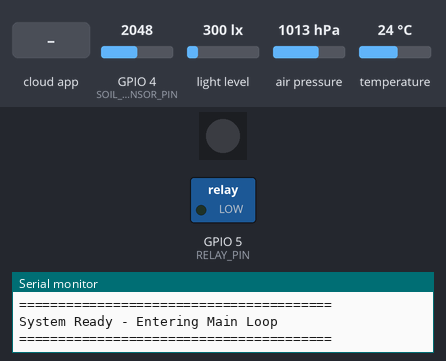
Bench run of a program on a simulated ESP32-S3. Shown: 1 RGB LEDs in strip order, left to right, switched loads named in the program (green lamp = pin HIGH), the last lines printed to the serial monitor. The inputs (shaded band) are chosen by the test bench; at power-on: GPIO 4 (SOIL_SENSOR_PIN) = 2048, light level 300 lx, air pressure 1013 hPa, temperature 24 °C. Dim RGB values are drawn brighter than linear; WiFi joins after 1.5 s; servers stay silent unless stated; the Firebase database answers and starts empty.

Above: at 4.8 s.
4.9 s: the phone or cloud app sets water_15s to 1
At 16.16 s:
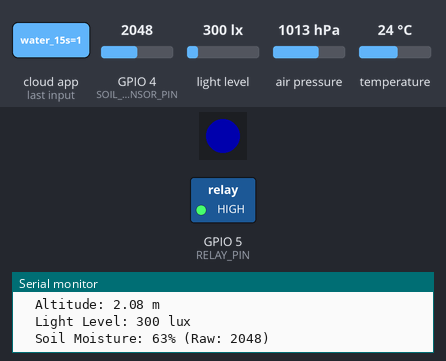
33.2 s: the phone or cloud app sets water_pump to 1
At 35.0 s:
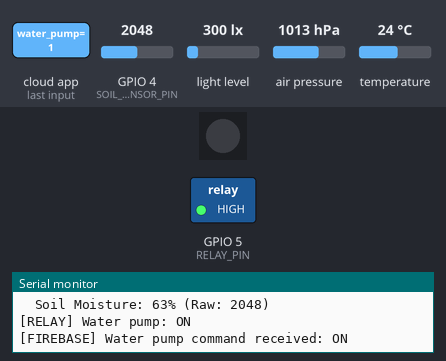
47.2 s: the phone or cloud app sets water_pump to 0
At 61.17 s:
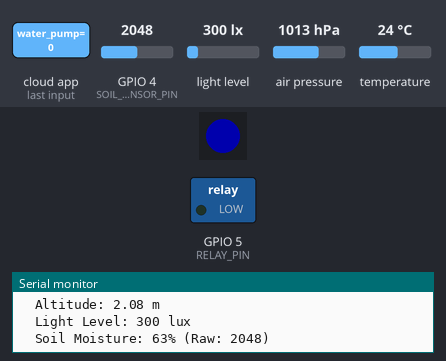
Timing chart, 0 to 62.2 s (numbered marks = the images above; inputs shaded):
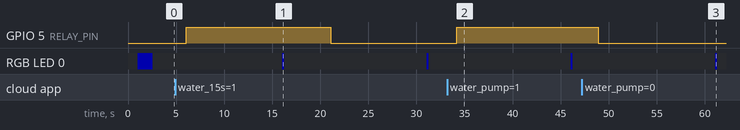

The program:

main.cpp
```cpp
/**
 * ESP32-S3 Smart Greenhouse with Firebase & WiFiManager
 *
 * Features:
 * - Dynamic WiFi configuration via captive portal
 * - Firebase Realtime Database integration
 * - BMP280 (Temperature, Pressure, Humidity)
 * - BH1750 (Light Intensity)
 * - Soil Moisture Sensor
 * - Water Pump Relay Control
 * - WiFi Reset via BOOT button (5s hold)
 *
 * Hardware Connections:
 * - BMP280: SDA=16, SCL=17, I2C Addr=0x76
 * - BH1750: SDA=8, SCL=9, I2C Addr=0x23
 * - Soil Sensor: Analog GPIO 4
 * - Relay: GPIO 5 (Active HIGH)
 * - BOOT Button: GPIO 0
 */

#include <Arduino.h>
#include <WiFi.h>
/*
 *  Smart Greenhouse for ESP32-S3
 *  Copyright (c) 2025 mimis.dev
 *  All rights reserved.
 *
 *  Developed by mimis.dev
 *  Hardware: ESP32-S3 DevKitC-1, BMP280, BH1750, Soil Sensor, Relay, RGB LED, BOOT Button
 *  Features: WiFiManager, Firebase RTDB, Auto-watering, History, Watchdog, Memory Management
 */
#include <Firebase_ESP_Client.h>
#include "addons/TokenHelper.h"
#include "addons/RTDBHelper.h"
#include <Wire.h>
#include <Adafruit_BMP280.h>
#include <BH1750.h>
#include <WiFiManager.h>
#include <Adafruit_NeoPixel.h>

// ========== PIN DEFINITIONS ==========
#define BMP280_SDA 16
#define BMP280_SCL 17
#define BH1750_SDA 8
#define BH1750_SCL 9
#define SOIL_SENSOR_PIN 4
#define RELAY_PIN 5
#define BOOT_BUTTON_PIN 0
#define RGB_LED_PIN 48  // WS2812 RGB LED on ESP32-S3 DevKitC-1

// ========== SENSOR CALIBRATION ==========
#define SOIL_DRY_VALUE 3285  // Ξηρό (στον αέρα/ξύλο) - Βασισμένο στις μετρήσεις
#define SOIL_WET_VALUE 1300  // Βρεγμένο χώμα (στο νερό)

// ========== TIMING CONSTANTS ==========
#define SENSOR_READ_INTERVAL 15000   // 15 seconds (production)
#define FIREBASE_CHECK_INTERVAL 2000 // 2 seconds
#define BUTTON_HOLD_TIME 5000        // 5 seconds for WiFi reset
#define DEBOUNCE_DELAY 50            // 50ms debounce

// ========== FIREBASE CONFIG ==========
// REPLACE WITH YOUR FIREBASE CREDENTIALS
#define FIREBASE_HOST "smartgreenhouse-fb494-default-rtdb.firebaseio.com"
#define FIREBASE_AUTH "4JH5iFyDrTQxA6qR1x4iKiQNrCaAH3ZdrqMEpHOT"

// ========== GLOBAL OBJECTS ==========
Adafruit_BMP280 bmp;
BH1750 lightMeter;
WiFiManager wm;

FirebaseData fbdo;
FirebaseAuth auth;
FirebaseConfig config;

// ========== STATE VARIABLES ==========
unsigned long lastSensorRead = 0;
unsigned long lastFirebaseCheck = 0;
unsigned long lastHistoryUpload = 0;
unsigned long lastWiFiCheck = 0;
unsigned long wifiDisconnectedSince = 0;
unsigned long buttonPressStart = 0;
bool buttonPressed = false;
bool firebaseReady = false;
bool relayState = false;
bool autoWateringEnabled = false;
int moistureThreshold = 30;
unsigned long pumpStartTime = 0;
unsigned long pumpDuration = 0;
bool pumpTimerActive = false;
unsigned long lastAutoWatering = 0;
#define AUTO_WATERING_COOLDOWN 60000  // 1 minute between auto-watering cycles
#define HISTORY_UPLOAD_INTERVAL 30000  // Upload to Firebase history every 30 seconds

// ========== SENSOR DATA STRUCTURE ==========
struct SensorData {
    float temperature;
    float pressure;
    float altitude;
    uint16_t lightLevel;
    int soilMoisture;
    int soilRaw;
};

SensorData sensors;

// ========== RGB LED ==========
Adafruit_NeoPixel rgbLED(1, RGB_LED_PIN, NEO_GRB + NEO_KHZ800);

// ========== FUNCTION PROTOTYPES ==========
void initializeSerial();
void initializeSensors();
void initializeRelay();
void initializeWiFi();
void initializeFirebase();
void readSensors();
void uploadSensorsToFirebase();
void checkFirebaseCommands();
void controlRelay(bool state);
void checkButtonForReset();
void startPumpTimer(unsigned long duration);
void stopPumpTimer();
int mapSoilMoisture(int raw);
void flashRGBLED(uint8_t r, uint8_t g, uint8_t b, int duration);
void wifiWatchdog();

// ========== SETUP ==========
void setup() {
    pinMode(RELAY_PIN, OUTPUT);
    digitalWrite(RELAY_PIN, LOW); // Safety: relay OFF on boot
    relayState = false;

    initializeSerial();
    Serial.println("\n\n========================================");
    Serial.println("ESP32-S3 Smart Greenhouse - Production");
    Serial.println("========================================\n");

    // Power stability: keep WiFi radio always on
    WiFi.setSleep(false);

    rgbLED.begin();
    rgbLED.setBrightness(50);
    rgbLED.setPixelColor(0, rgbLED.Color(0, 0, 255));
    rgbLED.show();

    initializeRelay();
    initializeSensors();
    initializeWiFi();
    initializeFirebase();

    Serial.println("\n========================================");
    Serial.println("System Ready - Entering Main Loop");
    Serial.println("========================================\n");
}

// ========== MAIN LOOP ==========
void loop() {
    unsigned long now = millis();

    // WiFi Watchdog: restart if disconnected > 1 min
    wifiWatchdog();

    // Pump timer logic
    if (pumpTimerActive) {
        unsigned long elapsed = now - pumpStartTime;
        if (elapsed >= pumpDuration) {
            stopPumpTimer();
        } else {
            static unsigned long lastTimerUpdate = 0;
            if (now - lastTimerUpdate >= 1000) {
                lastTimerUpdate = now;
                unsigned long remaining = (pumpDuration - elapsed) / 1000;
                if (firebaseReady && Firebase.ready()) {
                    Firebase.RTDB.setInt(&fbdo, "/greenhouse/status/pump_timer_remaining", remaining);
                }
            }
        }
    }

    // Sensor read/upload
    if (now - lastSensorRead >= SENSOR_READ_INTERVAL) {
        lastSensorRead = now;
        readSensors();
        uploadSensorsToFirebase();

        // Auto-watering logic
        if (autoWateringEnabled) {
            if (sensors.soilMoisture < moistureThreshold) {
                if (!pumpTimerActive) {
                    if (now - lastAutoWatering >= AUTO_WATERING_COOLDOWN || lastAutoWatering == 0) {
                        startPumpTimer(15000); // 15 seconds
                        lastAutoWatering = now;
                    }
                }
            }
        }
    }

    // Firebase commands
    if (now - lastFirebaseCheck >= FIREBASE_CHECK_INTERVAL) {
        lastFirebaseCheck = now;
        checkFirebaseCommands();
    }

    // WiFi reset button
    checkButtonForReset();

    vTaskDelay(pdMS_TO_TICKS(10));
}

// ========== INITIALIZATION FUNCTIONS ==========

void initializeSerial() {
    Serial.begin(115200);
    delay(1000);
}

void initializeSensors() {
    Serial.println("[INIT] Initializing Sensors...");

    // Initialize BMP280 I2C (Wire on custom pins)
    Wire.begin(BMP280_SDA, BMP280_SCL);
    if (!bmp.begin(0x76)) {
        Serial.println("[ERROR] BMP280 not found! Check wiring.");
        Serial.println("[INFO] System will continue without BMP280.");
    } else {
        bmp.setSampling(Adafruit_BMP280::MODE_NORMAL,
                       Adafruit_BMP280::SAMPLING_X2,
                       Adafruit_BMP280::SAMPLING_X16,
                       Adafruit_BMP280::FILTER_X16,
                       Adafruit_BMP280::STANDBY_MS_500);
        Serial.println("[OK] BMP280 initialized");
    }

    // Initialize BH1750 I2C (Wire1 on custom pins)
    Wire1.begin(BH1750_SDA, BH1750_SCL);
    if (lightMeter.begin(BH1750::CONTINUOUS_HIGH_RES_MODE, 0x23, &Wire1)) {
        Serial.println("[OK] BH1750 initialized");
    } else {
        Serial.println("[ERROR] BH1750 not found! Check wiring.");
        Serial.println("[INFO] System will continue without BH1750.");
    }

    // Initialize Soil Sensor (Analog)
    pinMode(SOIL_SENSOR_PIN, INPUT);
    Serial.println("[OK] Soil Moisture Sensor initialized");

    Serial.println("[OK] All sensors initialized\n");
}

void initializeRelay() {
    pinMode(RELAY_PIN, OUTPUT);
    digitalWrite(RELAY_PIN, LOW);
    relayState = false;
    Serial.println("[OK] Relay initialized (OFF)\n");
}

void initializeWiFi() {
    Serial.println("[INIT] Starting WiFiManager...");
    Serial.println("[INFO] If not connected, AP 'Greenhouse_Connect' will start");
    Serial.println("[INFO] Hold BOOT button for 5s to reset WiFi settings\n");

    // Configure button for WiFi reset
    pinMode(BOOT_BUTTON_PIN, INPUT_PULLUP);

    // WiFiManager configuration
    wm.setConfigPortalTimeout(180); // 3 minutes timeout
    wm.setConnectTimeout(30);       // 30 seconds to connect

    // Blocking call - will start AP if needed
    if (!wm.autoConnect("Greenhouse_Connect")) {
        Serial.println("[ERROR] Failed to connect and timeout occurred");
        Serial.println("[INFO] Restarting ESP32...");
        delay(3000);
        ESP.restart();
    }

    // WiFi Connected
    Serial.println("\n[OK] WiFi Connected!");
    Serial.print("[INFO] IP Address: ");
    Serial.println(WiFi.localIP());
    Serial.print("[INFO] Signal Strength: ");
    Serial.print(WiFi.RSSI());
    Serial.println(" dBm\n");

    // Set RGB LED to off after WiFi connected (will blink blue on activity)
    rgbLED.setPixelColor(0, rgbLED.Color(0, 0, 0));  // Off
    rgbLED.show();
}

void initializeFirebase() {
    Serial.println("[INIT] Connecting to Firebase...");

    // Configure Firebase
    config.host = FIREBASE_HOST;
    config.signer.tokens.legacy_token = FIREBASE_AUTH;

    // Set timeouts
    config.timeout.serverResponse = 10 * 1000;

    // Initialize Firebase
    Firebase.begin(&config, &auth);
    Firebase.reconnectWiFi(true);

    // Set buffer sizes for larger payloads
    fbdo.setBSSLBufferSize(1024, 1024);

    // Test connection
    Serial.println("[INFO] Testing Firebase connection...");
    if (Firebase.ready()) {
        firebaseReady = true;
        Serial.println("[OK] Firebase connected successfully!\n");

        // Set initial system status
        Firebase.RTDB.setString(&fbdo, "/greenhouse/system/status", "online");
        Firebase.RTDB.setString(&fbdo, "/greenhouse/system/device", "ESP32-S3");
        Firebase.RTDB.setInt(&fbdo, "/greenhouse/system/startup_time", millis());

        // Read or set default moisture threshold
        if (Firebase.RTDB.getInt(&fbdo, "/greenhouse/controls/moisture_threshold")) {
            if (fbdo.dataType() == "int") {
                int savedThreshold = fbdo.intData();
                if (savedThreshold > 0 && savedThreshold <= 100) {
                    moistureThreshold = savedThreshold;
                    Serial.printf("[FIREBASE] Loaded moisture threshold: %d%%\n", moistureThreshold);
                } else {
                    Firebase.RTDB.setInt(&fbdo, "/greenhouse/controls/moisture_threshold", moistureThreshold);
                    Serial.printf("[FIREBASE] Set default moisture threshold: %d%%\n", moistureThreshold);
                }
            }
        } else {
            Firebase.RTDB.setInt(&fbdo, "/greenhouse/controls/moisture_threshold", moistureThreshold);
            Serial.printf("[FIREBASE] Set default moisture threshold: %d%%\n", moistureThreshold);
        }

        // Read auto-watering mode or set default (disabled)
        if (Firebase.RTDB.getInt(&fbdo, "/greenhouse/controls/auto_mode")) {
            if (fbdo.dataType() == "int") {
                autoWateringEnabled = (fbdo.intData() == 1);
                Serial.printf("[FIREBASE] Auto-watering mode: %s\n", autoWateringEnabled ? "ENABLED" : "DISABLED");
            }
        } else {
            Firebase.RTDB.setInt(&fbdo, "/greenhouse/controls/auto_mode", 0);
        }

        Firebase.RTDB.setInt(&fbdo, "/greenhouse/controls/water_15s", 0);
    } else {
        Serial.println("[ERROR] Firebase connection failed!");
        Serial.printf("[ERROR] Reason: %s\n\n", fbdo.errorReason().c_str());
        firebaseReady = false;
    }
}

// ========== SENSOR FUNCTIONS ==========

void readSensors() {
    Serial.println("[SENSOR] Reading sensors...");

    // Read BMP280
    sensors.temperature = bmp.readTemperature();
    sensors.pressure = bmp.readPressure() / 100.0F; // Convert to hPa
    sensors.altitude = bmp.readAltitude(1013.25);

    // Read BH1750
    sensors.lightLevel = lightMeter.readLightLevel();

    // Read Soil Moisture
    sensors.soilRaw = analogRead(SOIL_SENSOR_PIN);
    sensors.soilMoisture = mapSoilMoisture(sensors.soilRaw);

    // Print sensor values
    Serial.printf("  Temperature: %.2f °C\n", sensors.temperature);
    Serial.printf("  Pressure: %.2f hPa\n", sensors.pressure);
    Serial.printf("  Altitude: %.2f m\n", sensors.altitude);
    Serial.printf("  Light Level: %d lux\n", sensors.lightLevel);
    Serial.printf("  Soil Moisture: %d%% (Raw: %d)\n", sensors.soilMoisture, sensors.soilRaw);
    Serial.println();
}

int mapSoilMoisture(int raw) {
    // Map raw value to 0-100%
    // Lower raw value = more moisture (wet)
    // Higher raw value = less moisture (dry)
    int moisture = map(raw, SOIL_WET_VALUE, SOIL_DRY_VALUE, 100, 0);
    moisture = constrain(moisture, 0, 100);
    return moisture;
}

// ========== FIREBASE FUNCTIONS ==========

void uploadSensorsToFirebase() {
    if (!firebaseReady || !Firebase.ready()) return;
    bool success = true;
    if (!Firebase.RTDB.setFloat(&fbdo, "/greenhouse/sensors/temperature", sensors.temperature)) success = false;
    if (!Firebase.RTDB.setFloat(&fbdo, "/greenhouse/sensors/pressure", sensors.pressure)) success = false;
    if (!Firebase.RTDB.setFloat(&fbdo, "/greenhouse/sensors/altitude", sensors.altitude)) success = false;
    if (!Firebase.RTDB.setInt(&fbdo, "/greenhouse/sensors/light", sensors.lightLevel)) success = false;
    if (!Firebase.RTDB.setInt(&fbdo, "/greenhouse/sensors/soil_moisture", sensors.soilMoisture)) success = false;
    if (!Firebase.RTDB.setInt(&fbdo, "/greenhouse/sensors/soil_raw", sensors.soilRaw)) success = false;
    if (!Firebase.RTDB.setInt(&fbdo, "/greenhouse/sensors/timestamp", millis())) success = false;

    // Flash RGB LED blue όταν όλα ανέβουν επιτυχώς
    if (success) {
        flashRGBLED(0, 0, 255, 200);  // Blue flash για 200ms
    }

    // History upload every 30s
    if (millis() - lastHistoryUpload >= HISTORY_UPLOAD_INTERVAL) {
        lastHistoryUpload = millis();
        String historyPath = "/greenhouse/history";
        FirebaseJson json;
        json.set("soil_moisture", sensors.soilMoisture);
        json.set("temperature", sensors.temperature);
        json.set("light", sensors.lightLevel);
        json.set(".sv", "timestamp");
        Firebase.RTDB.pushJSON(&fbdo, historyPath, &json);

        // --- Automatic cleanup: delete history older than 24h ---
        unsigned long now = millis();
        unsigned long cutoff = (Firebase.getCurrentTime() / 1000) - 86400; // 24h ago (in seconds)
        if (Firebase.RTDB.getJSON(&fbdo, historyPath)) {
            FirebaseJson& historyJson = fbdo.jsonObject();
            std::vector<String> keysToDelete;
            size_t count = historyJson.iteratorBegin();
            FirebaseJsonData entry;
            for (size_t i = 0; i < count; i++) {
                int type = 0;
                String key, value;
                historyJson.iteratorGet(i, type, key, value);
                String keyStr = String(key);
                String path = String(historyPath) + String("/") + keyStr;
                historyJson.get(entry, path + String("/timestamp"));
                if (entry.type == "int" && entry.intValue < cutoff) {
                    keysToDelete.push_back(key);
                }
            }
            historyJson.iteratorEnd();
            for (const auto& key : keysToDelete) {
                String keyStr = String(key);
                String path = String(historyPath) + String("/") + keyStr;
                Firebase.RTDB.deleteNode(&fbdo, path);
            }
        }
    }
    fbdo.clear(); // CRITICAL: free SSL/JSON memory
}

// Check Firebase for remote commands
void checkFirebaseCommands() {
    if (!firebaseReady || !Firebase.ready()) {
        return;
    }

    // Check auto-watering mode
    if (Firebase.RTDB.getInt(&fbdo, "/greenhouse/controls/auto_mode")) {
        if (fbdo.dataType() == "int") {
            bool newAutoMode = (fbdo.intData() == 1);
            if (newAutoMode != autoWateringEnabled) {
                autoWateringEnabled = newAutoMode;
                Serial.printf("[FIREBASE] Auto-watering mode: %s\n", autoWateringEnabled ? "ENABLED" : "DISABLED");
            }
        }
    }

    // Check moisture threshold
    if (Firebase.RTDB.getInt(&fbdo, "/greenhouse/controls/moisture_threshold")) {
        if (fbdo.dataType() == "int") {
            int newThreshold = fbdo.intData();
            if (newThreshold > 0 && newThreshold <= 100 && newThreshold != moistureThreshold) {
                moistureThreshold = newThreshold;
                Serial.printf("[FIREBASE] Moisture threshold updated to: %d%%\n", moistureThreshold);
            }
        }
    }

    // Check manual pump trigger (15 seconds)
    if (Firebase.RTDB.getInt(&fbdo, "/greenhouse/controls/water_15s")) {
        if (fbdo.dataType() == "int") {
            int trigger = fbdo.intData();
            if (trigger == 1 && !pumpTimerActive) {
                Serial.println("[MANUAL] Starting pump for 15 seconds");
                startPumpTimer(15000);
                // Reset trigger
                Firebase.RTDB.setInt(&fbdo, "/greenhouse/controls/water_15s", 0);
            }
        }
    }

    // Check instant water pump control (for compatibility)
    // IMPORTANT: Ignore manual pump commands when timer is active
    if (!pumpTimerActive && Firebase.RTDB.getInt(&fbdo, "/greenhouse/controls/water_pump")) {
        if (fbdo.dataType() == "int") {
            int pumpCommand = fbdo.intData();
            bool newState = (pumpCommand == 1);

            if (newState != relayState) {
                controlRelay(newState);
                Serial.printf("[FIREBASE] Water pump command received: %s\n", newState ? "ON" : "OFF");
            }
        }
    }
}

// ========== RELAY CONTROL ==========

void controlRelay(bool state) {
    digitalWrite(RELAY_PIN, state ? HIGH : LOW);
    relayState = state;

    // Update Firebase with actual relay state
    if (firebaseReady && Firebase.ready()) {
        Firebase.RTDB.setInt(&fbdo, "/greenhouse/status/relay_state", state ? 1 : 0);
    }

    Serial.printf("[RELAY] Water pump: %s\n", state ? "ON" : "OFF");
}

// ========== WIFI RESET BUTTON ==========

void checkButtonForReset() {
    static unsigned long lastDebounceTime = 0;
    int buttonState = digitalRead(BOOT_BUTTON_PIN);

    // Check if button is pressed (active LOW)
    if (buttonState == LOW) {
        if (!buttonPressed) {
            // Button just pressed
            buttonPressed = true;
            buttonPressStart = millis();
            lastDebounceTime = millis();
        } else {
            // Button held down
            unsigned long holdDuration = millis() - buttonPressStart;

            // Reset WiFi if held for 5 seconds
            if (holdDuration >= BUTTON_HOLD_TIME) {
                Serial.println("\n[RESET] BOOT button held for 5 seconds! Resetting WiFi...");
                wm.resetSettings();
                Serial.println("[RESET] WiFi credentials cleared. Restarting ESP32...");
                delay(500);
                ESP.restart();
            }
        }
    } else {
        // Button released
        if (buttonPressed) {
            buttonPressed = false;
        }
    }
}

// ========== PUMP TIMER FUNCTIONS ==========

void startPumpTimer(unsigned long duration) {
    pumpTimerActive = true;
    pumpStartTime = millis();
    pumpDuration = duration;
    controlRelay(true);

    // Update Firebase
    if (firebaseReady && Firebase.ready()) {
        Firebase.RTDB.setInt(&fbdo, "/greenhouse/status/pump_timer_remaining", duration / 1000);
    }
}

void stopPumpTimer() {
    pumpTimerActive = false;
    controlRelay(false);
    Serial.println("[TIMER] Pump timer finished, stopping pump");

    // Update Firebase
    if (firebaseReady && Firebase.ready()) {
        Firebase.RTDB.setInt(&fbdo, "/greenhouse/status/pump_timer_remaining", 0);
    }
}

// ========== RGB LED FUNCTIONS ==========

void flashRGBLED(uint8_t r, uint8_t g, uint8_t b, int duration) {
    rgbLED.setPixelColor(0, rgbLED.Color(r, g, b));
    rgbLED.show();
    delay(duration);
    rgbLED.setPixelColor(0, rgbLED.Color(0, 0, 0));  // Turn off
    rgbLED.show();
}

// ========== WIFI WATCHDOG ==========
void wifiWatchdog() {
    unsigned long now = millis();
    static bool wasConnected = true;
    if (WiFi.status() != WL_CONNECTED) {
        if (wasConnected) {
            wifiDisconnectedSince = now;
            wasConnected = false;
        } else if (now - wifiDisconnectedSince > 60000) {
            Serial.println("[WATCHDOG] WiFi lost for >1min, restarting ESP32...");
            delay(100);
            ESP.restart();
        }
    } else {
        wasConnected = true;
        wifiDisconnectedSince = now;
    }
}
```

Measured:
- after the input at 4.9 s, GPIO 5 (RELAY_PIN): LOW → HIGH after 1.2 s, → LOW 15.0 s later
- after the input at 33.2 s, GPIO 5 (RELAY_PIN): LOW → HIGH after 0.99 s
- after the input at 47.2 s, GPIO 5 (RELAY_PIN): HIGH → LOW after 1.7 s
